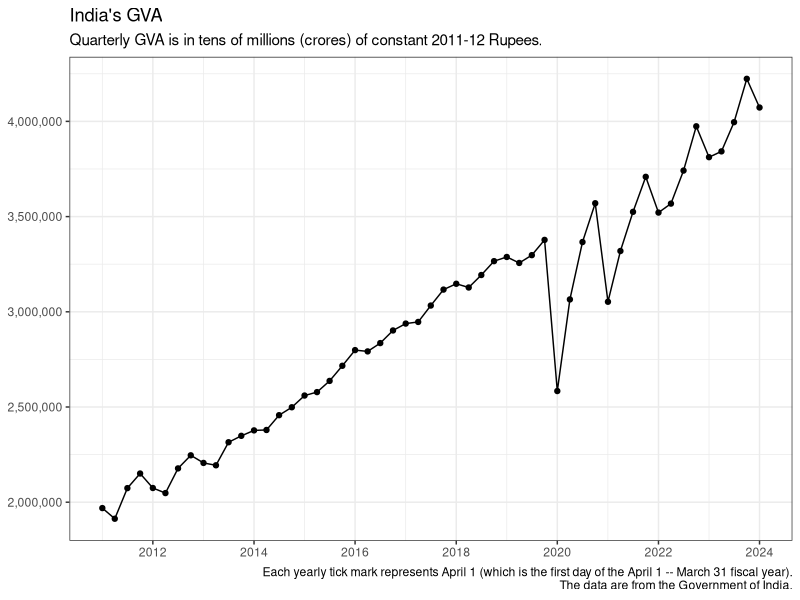
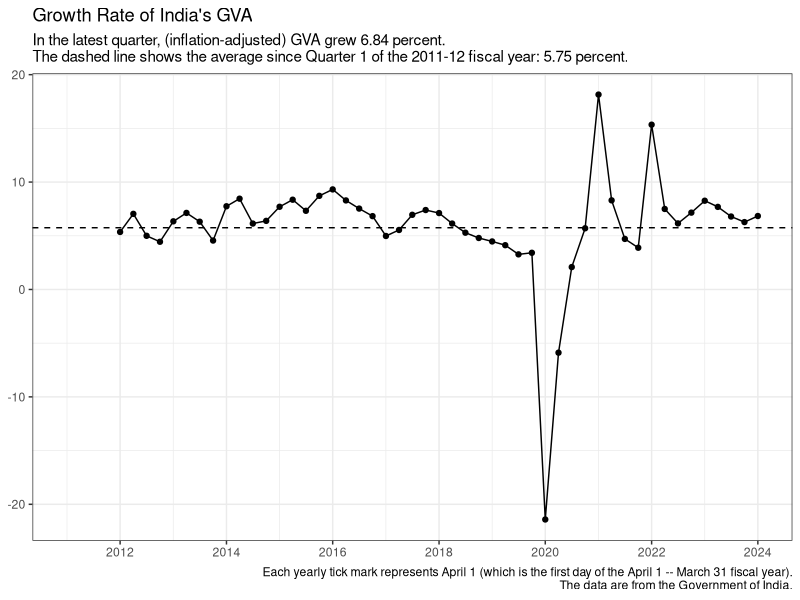
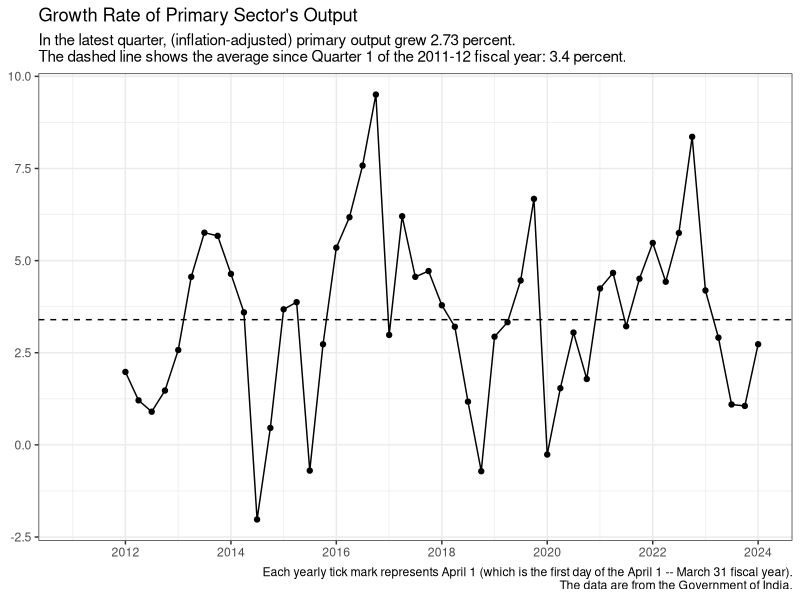
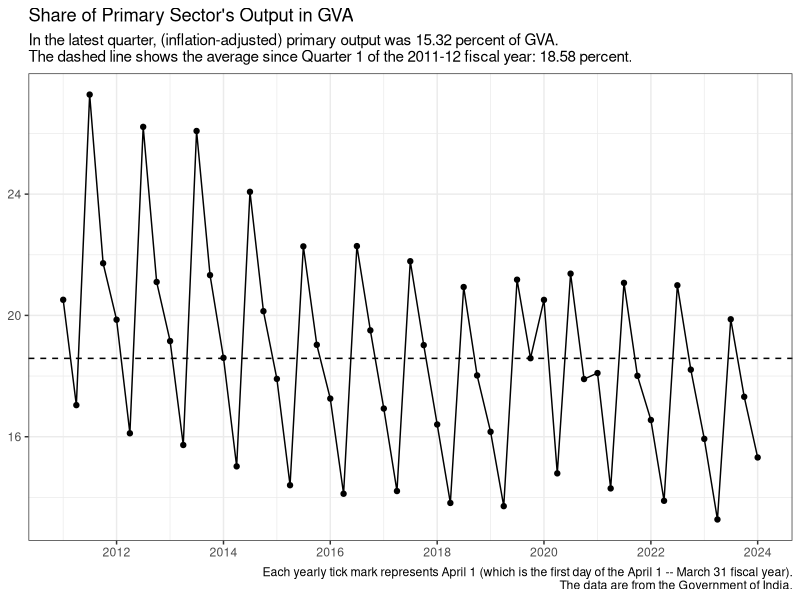
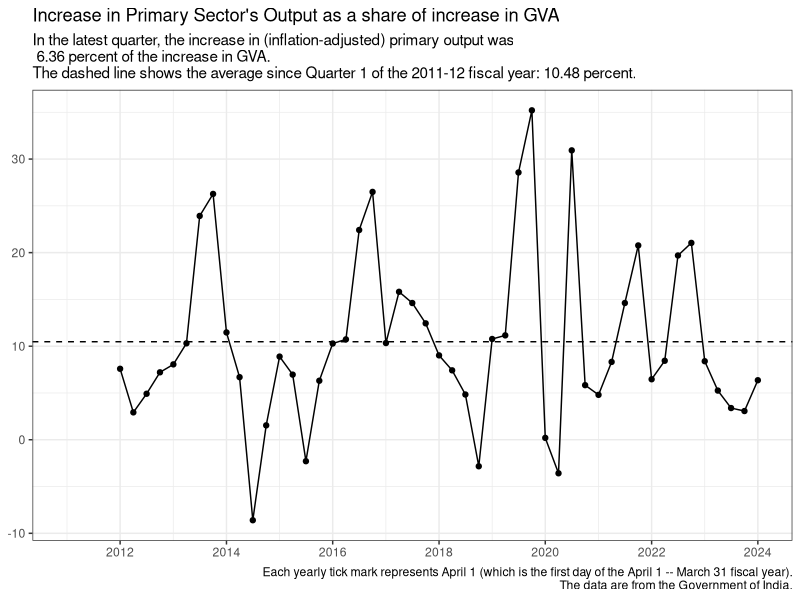
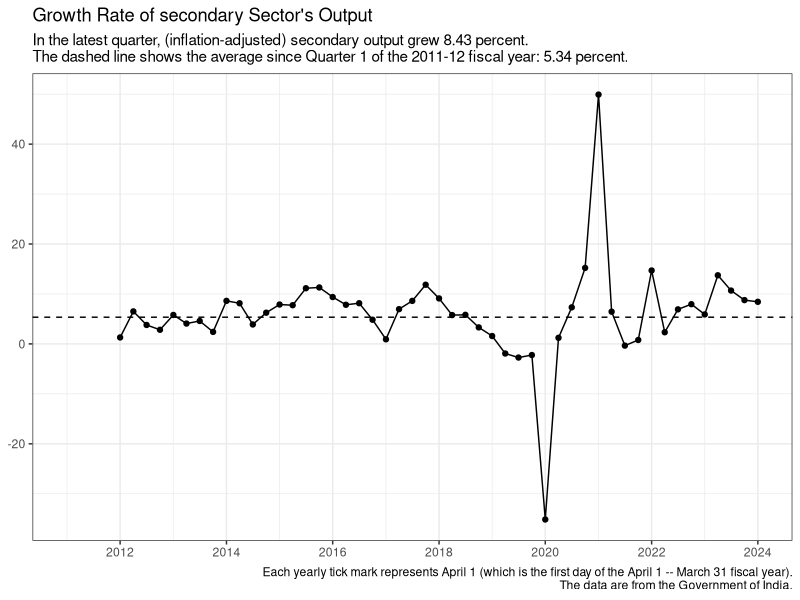
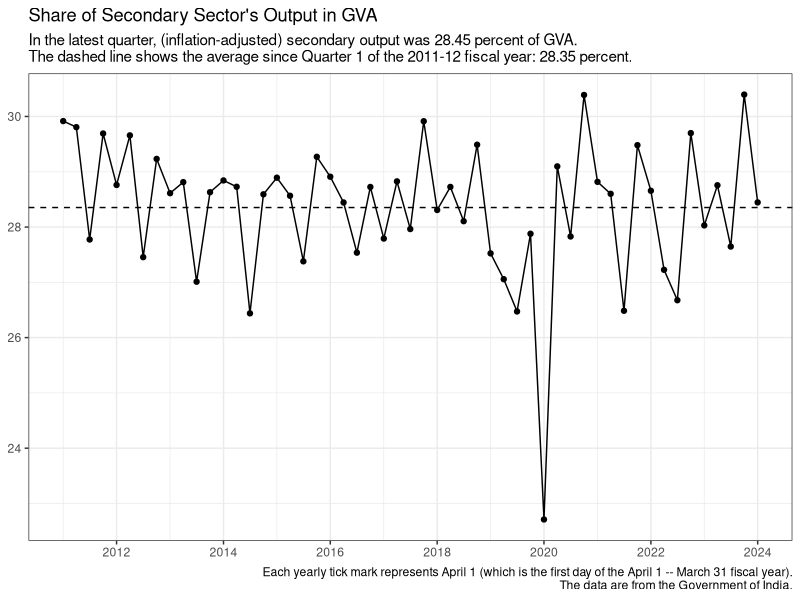
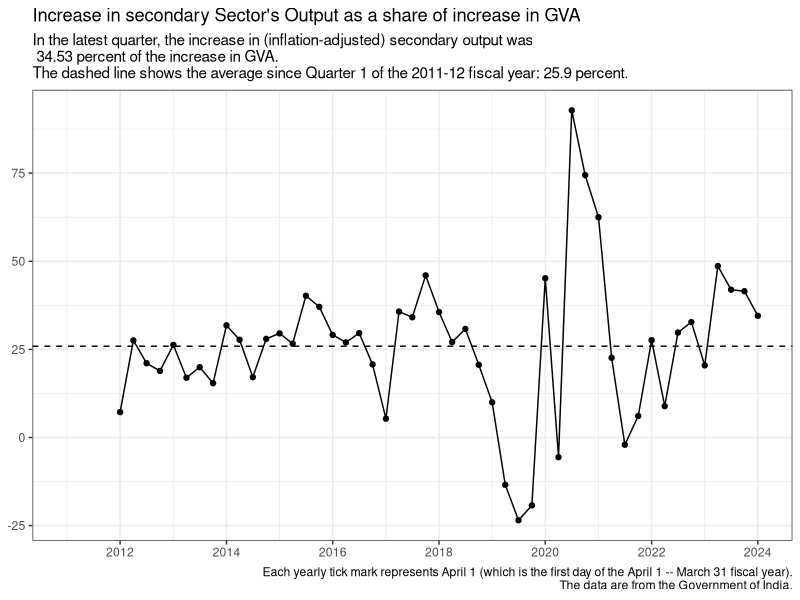

Recreate these plots in R, in order.
## ---- chunk 1
knitr::opts_chunk$set(echo = TRUE)
## ---- chunk 2
#| echo: FALSE
#| message: FALSE
#| warning: FALSE

library(tidyverse)
library(readxl)
library(lubridate)
# library(plotly)

quarterly <- read_xlsx(
  path = "india-gdp.xlsx",
  sheet = "Components_Q_2011_12_prices",
  col_names = TRUE
) |>
  mutate(Date = as.Date(paste0(as.numeric(substr(Year, start = 1, stop = 4)), "-", case_when(Quarter == 1 ~ "01",
                           Quarter == 2 ~ "04",
                           Quarter == 3 ~ "07",
                           Quarter == 4 ~ "10"), "-01"))) |>
  relocate(Date) |>
  select(c(Date:GVA_at_basic_price))


share <- function(x) {
  100*x/quarterly$GVA_at_basic_price
}

share_incr <- function(x){
  100*(x - lag(x, 4))/(quarterly$GVA_at_basic_price - lag(quarterly$GVA_at_basic_price, 4))
}

growth <- function(x){
  100*(x - lag(x, 4))/lag(x, 4)
}

quarterly_gva <- quarterly |>
  mutate(ag_share = share(agriculture_forestry_fishing),
         mining_share = share(mining_quarrying),
         primary_share = share(Primary),
         secondary_share = share(Secondary),
         tertiary_share = share(Tertiary),
         manuf_share = share(manufacturing),
         elec_share = share(electricity_gas_water_supply_other_utility_services),
         construc_share = share(construction),
         trade_share = share(trade_hotels_transport_communication_broadcasting),
         fin_share = share(financial_real_estate_professional_services),
         pub_share = share(public_administration_defence_and_other_services),
         Total1_share = primary_share + secondary_share + tertiary_share,
         ag_share_incr = share_incr(agriculture_forestry_fishing),
         mining_share_incr = share_incr(mining_quarrying),
         primary_share_incr = share_incr(Primary),
         secondary_share_incr = share_incr(Secondary),
         tertiary_share_incr = share_incr(Tertiary),
         manuf_share_incr = share_incr(manufacturing),
         elec_share_incr = share_incr(electricity_gas_water_supply_other_utility_services),
         construc_share_incr = share_incr(construction),
         trade_share_incr = share_incr(trade_hotels_transport_communication_broadcasting),
         fin_share_incr = share_incr(financial_real_estate_professional_services),
         pub_share_incr = share_incr(public_administration_defence_and_other_services),
         Total1_share_incr = primary_share_incr + secondary_share_incr + tertiary_share_incr,
         gva_growth = growth(GVA_at_basic_price),
         ag_growth = growth(agriculture_forestry_fishing),
         mining_growth = growth(mining_quarrying),
         primary_growth = growth(Primary),
         secondary_growth = growth(Secondary),
         tertiary_growth = growth(Tertiary),
         manuf_growth = growth(manufacturing),
         elec_growth = growth(electricity_gas_water_supply_other_utility_services),
         construc_growth = growth(construction),
         trade_growth = growth(trade_hotels_transport_communication_broadcasting),
         fin_growth = growth(financial_real_estate_professional_services),
         pub_growth = growth(public_administration_defence_and_other_services))

## Average annual growth over data period

date.begin <- quarterly_gva$Date[year(quarterly_gva$Date) == year(min(quarterly_gva$Date)) & quarter(quarterly_gva$Date) == quarter(max(quarterly_gva$Date))]
date.end <- max(quarterly_gva$Date)

growth_mean <- function(x){
  (((x[quarterly_gva$Date == date.end]/x[quarterly_gva$Date == date.begin])^(1/(year(date.end) - year(date.begin)))) - 1)*100
}

gva_growth_mean <- growth_mean(quarterly_gva$GVA_at_basic_price)
ag_growth_mean <- growth_mean(quarterly_gva$agriculture_forestry_fishing)
mining_growth_mean <- growth_mean(quarterly_gva$mining_quarrying)
primary_growth_mean <- growth_mean(quarterly_gva$Primary)
secondary_growth_mean <- growth_mean(quarterly_gva$Secondary)
tertiary_growth_mean <- growth_mean(quarterly_gva$Tertiary)
manuf_growth_mean <- growth_mean(quarterly_gva$manufacturing)
elec_growth_mean <- growth_mean(quarterly_gva$electricity_gas_water_supply_other_utility_services)
construc_growth_mean <- growth_mean(quarterly_gva$construction)
trade_growth_mean <- growth_mean(quarterly_gva$trade_hotels_transport_communication_broadcasting)
fin_growth_mean <- growth_mean(quarterly_gva$financial_real_estate_professional_services)
pub_growth_mean <- growth_mean(quarterly_gva$public_administration_defence_and_other_services)
# tax_growth_mean <- growth_mean(quarterly_gva$Net_Taxes)

## ---- chunk 3
#| echo: FALSE
#| message: FALSE
#| warning: FALSE

options(scipen = 999)
library(scales)

graphit <- function(var, title, subtitle){
  ggplot(data = quarterly_gva, mapping = aes(x = Date)) +
  geom_line(mapping = aes(y = var)) +
  geom_point(mapping = aes(y = var)) +
  labs (x = NULL, y = NULL, 
        title = title,
        subtitle = subtitle,
        caption = "Each yearly tick mark represents April 1 (which is the first day of the April 1 -- March 31 fiscal year).\nThe data are from the Government of India.") +
  theme_bw() + 
  scale_y_continuous(labels = scales::comma) +
  scale_x_date(labels = date_format("%Y"), date_breaks = "2 years")
}

GVA_chart <- graphit(var = quarterly_gva$GVA_at_basic_price, title = "India's GVA", subtitle = "Quarterly GVA is in tens of millions (crores) of constant 2011-12 Rupees.")

GVA_chart

## ---- chunk 4
#| echo: FALSE
#| message: FALSE
#| warning: FALSE

subtitle_growth <- function(index_name, index, index_mean){
	paste("In the latest quarter,", index_name, "grew", round(index[quarterly_gva$Date==max(quarterly_gva$Date)],2), "percent. \nThe dashed line shows the average since Quarter", min(quarterly_gva$Quarter[quarterly_gva$Date==min(quarterly_gva$Date)]), "of the",  min(quarterly_gva$Year), "fiscal year:", round(index_mean,2), "percent.")
}

subtitle_share <- function(index_name, index, index_mean){
	paste("In the latest quarter,", index_name, "was", round(index[quarterly_gva$Date==max(quarterly_gva$Date)],2), "percent of GVA. \nThe dashed line shows the average since Quarter", min(quarterly_gva$Quarter[quarterly_gva$Date==min(quarterly_gva$Date)]), "of the",  min(quarterly_gva$Year), "fiscal year:", round(index_mean,2), "percent.")
}

subtitle_share_incr <- function(index_name, index, index_mean){
	paste("In the latest quarter, the increase in", index_name, "was\n", round(index[quarterly_gva$Date==max(quarterly_gva$Date)],2), "percent of the increase in GVA. \nThe dashed line shows the average since Quarter", min(quarterly_gva$Quarter[quarterly_gva$Date==min(quarterly_gva$Date)]), "of the",  min(quarterly_gva$Year), "fiscal year:", round(index_mean,2), "percent.")
}


graphit2 <- function(index, title, subtitle, index_mean){
  ggplot(data = quarterly_gva, mapping = aes(x = Date)) +
  geom_line(mapping = aes(y = index)) +
  geom_point(mapping = aes(y = index))  +
  geom_hline(aes(yintercept = index_mean), linetype = "dashed") +
  labs (x = NULL, y = NULL, 
        title = title,
        subtitle = subtitle,
        caption = "Each yearly tick mark represents April 1 (which is the first day of the April 1 -- March 31 fiscal year).\nThe data are from the Government of India.") +
  theme_bw() + 
  scale_y_continuous(labels = scales::comma) +
  scale_x_date(labels = date_format("%Y"), date_breaks = "2 years")
}

mysubtitle <- subtitle_growth("(inflation-adjusted) GVA", quarterly_gva$gva_growth, gva_growth_mean)

gva_growth_chart <- graphit2(index = quarterly_gva$gva_growth, index_mean = gva_growth_mean, title = "Growth Rate of India's GVA", subtitle = mysubtitle)

gva_growth_chart

## ---- chunk 5
#| echo: FALSE
#| message: FALSE
#| warning: FALSE

mysubtitle <- subtitle_growth("(inflation-adjusted) primary output", quarterly_gva$primary_growth, primary_growth_mean)

graphit2(index = quarterly_gva$primary_growth, index_mean = primary_growth_mean, title = "Growth Rate of Primary Sector's Output", subtitle = mysubtitle)

mysubtitle <- subtitle_share("(inflation-adjusted) primary output", quarterly_gva$primary_share, mean(quarterly_gva$primary_share, na.rm = TRUE))

graphit2(index = quarterly_gva$primary_share, index_mean = mean(quarterly_gva$primary_share, na.rm = TRUE), title = "Share of Primary Sector's Output in GVA", subtitle = mysubtitle)


## ---- chunk 6
#| echo: FALSE
#| message: FALSE
#| warning: FALSE

mysubtitle <- subtitle_share_incr("(inflation-adjusted) primary output", quarterly_gva$primary_share_incr, mean(quarterly_gva$primary_share_incr, na.rm = TRUE))
 
graphit2(index = quarterly_gva$primary_share_incr, index_mean = mean(quarterly_gva$primary_share_incr, na.rm = TRUE), title = "Increase in Primary Sector's Output as a share of increase in GVA", subtitle = mysubtitle)
## ---- chunk 7
#| echo: FALSE
#| message: FALSE
#| warning: FALSE

mysubtitle <- subtitle_growth("(inflation-adjusted) secondary output", quarterly_gva$secondary_growth, secondary_growth_mean)

graphit2(index = quarterly_gva$secondary_growth, index_mean = secondary_growth_mean, title = "Growth Rate of secondary Sector's Output", subtitle = mysubtitle)

mysubtitle <- subtitle_share("(inflation-adjusted) secondary output", quarterly_gva$secondary_share, mean(quarterly_gva$secondary_share, na.rm = TRUE))

graphit2(index = quarterly_gva$secondary_share, index_mean = mean(quarterly_gva$secondary_share, na.rm = TRUE), title = "Share of Secondary Sector's Output in GVA", subtitle = mysubtitle)
## ---- chunk 8
#| echo: FALSE
#| message: FALSE
#| warning: FALSE

mysubtitle <- subtitle_share_incr("(inflation-adjusted) secondary output", quarterly_gva$secondary_share_incr, mean(quarterly_gva$secondary_share_incr, na.rm = TRUE))
 
graphit2(index = quarterly_gva$secondary_share_incr, index_mean = mean(quarterly_gva$secondary_share_incr, na.rm = TRUE), title = "Increase in secondary Sector's Output as a share of increase in GVA", subtitle = mysubtitle)


## ---- chunk 9
#| echo: FALSE
#| message: FALSE
#| warning: FALSE

mysubtitle <- subtitle_growth("(inflation-adjusted) tertiary output", quarterly_gva$tertiary_growth, tertiary_growth_mean)

graphit2(index = quarterly_gva$tertiary_growth, index_mean = tertiary_growth_mean, title = "Growth Rate of tertiary Sector's Output", subtitle = mysubtitle)

mysubtitle <- subtitle_share("(inflation-adjusted) tertiary output", quarterly_gva$tertiary_share, mean(quarterly_gva$tertiary_share, na.rm = TRUE))

graphit2(index = quarterly_gva$tertiary_share, index_mean = mean(quarterly_gva$tertiary_share, na.rm = TRUE), title = "Share of tertiary Sector's Output in GVA", subtitle = mysubtitle)


## ---- chunk 10
#| echo: FALSE
#| message: FALSE
#| warning: FALSE

mysubtitle <- subtitle_share_incr("(inflation-adjusted) tertiary output", quarterly_gva$tertiary_share_incr, mean(quarterly_gva$tertiary_share_incr, na.rm = TRUE))
 
graphit2(index = quarterly_gva$tertiary_share_incr, index_mean = mean(quarterly_gva$tertiary_share_incr, na.rm = TRUE), title = "Increase in tertiary Sector's Output as a share of increase in GVA", subtitle = mysubtitle)

## ---- chunk 11
#| echo: FALSE
#| message: FALSE
#| warning: FALSE

mysubtitle <- subtitle_growth("(inflation-adjusted) output: Agriculture, Forestry and Fishing", quarterly_gva$ag_growth, ag_growth_mean)

graphit2(index = quarterly_gva$ag_growth, index_mean = ag_growth_mean, title = "Growth Rate of Output: Agriculture, Forestry and Fishing", subtitle = mysubtitle)

mysubtitle <- subtitle_share("(inflation-adjusted) output: Agriculture, Forestry and Fishing", quarterly_gva$ag_share, mean(quarterly_gva$ag_share, na.rm = TRUE))

graphit2(index = quarterly_gva$ag_share, index_mean = mean(quarterly_gva$ag_share, na.rm = TRUE), title = "Share of Sector's Output in GVA: Agriculture, Forestry and Fishing", subtitle = mysubtitle)


## ---- chunk 12
#| echo: FALSE
#| message: FALSE
#| warning: FALSE

mysubtitle <- subtitle_share_incr("(inflation-adjusted) output: Agriculture, Forestry and Fishing", quarterly_gva$ag_share_incr, mean(quarterly_gva$ag_share_incr, na.rm = TRUE))
 
graphit2(index = quarterly_gva$ag_share_incr, index_mean = mean(quarterly_gva$ag_share_incr, na.rm = TRUE), title = "Increase in Sector's Output as a share of increase in GVA: Agriculture, Forestry and Fishing", subtitle = mysubtitle)

## ---- chunk 13
#| echo: FALSE
#| message: FALSE
#| warning: FALSE

mysubtitle <- subtitle_growth("(inflation-adjusted) output in Mining and Quarrying", quarterly_gva$mining_growth, mining_growth_mean)

graphit2(index = quarterly_gva$mining_growth, index_mean = mining_growth_mean, title = "Growth Rate of Output in Mining and Quarrying", subtitle = mysubtitle)

mysubtitle <- subtitle_share("(inflation-adjusted) output in Mining and Quarrying", quarterly_gva$mining_share, mean(quarterly_gva$mining_share, na.rm = TRUE))

graphit2(index = quarterly_gva$mining_share, index_mean = mean(quarterly_gva$mining_share, na.rm = TRUE), title = "Share of Mining and Quarrying Output in GVA", subtitle = mysubtitle)

## ---- chunk 14
#| echo: FALSE
#| message: FALSE
#| warning: FALSE

mysubtitle <- subtitle_share_incr("(inflation-adjusted) output in Mining and Quarrying", quarterly_gva$mining_share_incr, mean(quarterly_gva$mining_share_incr, na.rm = TRUE))
 
graphit2(index = quarterly_gva$mining_share_incr, index_mean = mean(quarterly_gva$mining_share_incr, na.rm = TRUE), title = "Increase in Mining and Quarrying Output as a share of increase in GVA", subtitle = mysubtitle)

## ---- chunk 15
#| echo: FALSE
#| message: FALSE
#| warning: FALSE

mysubtitle <- subtitle_growth("(inflation-adjusted) output: Manufacturing", quarterly_gva$manuf_growth, manuf_growth_mean)

graphit2(index = quarterly_gva$manuf_growth, index_mean = manuf_growth_mean, title = "Growth Rate of Output: Manufacturing", subtitle = mysubtitle)

mysubtitle <- subtitle_share("(inflation-adjusted) output: Manufacturing", quarterly_gva$manuf_share, mean(quarterly_gva$manuf_share, na.rm = TRUE))

graphit2(index = quarterly_gva$manuf_share, index_mean = mean(quarterly_gva$manuf_share, na.rm = TRUE), title = "Share of Output in GVA: Manufacturing", subtitle = mysubtitle)

## ---- chunk 16
#| echo: FALSE
#| message: FALSE
#| warning: FALSE

mysubtitle <- subtitle_share_incr("(inflation-adjusted) output: Manufacturing", quarterly_gva$manuf_share_incr, mean(quarterly_gva$manuf_share_incr, na.rm = TRUE))
 
graphit2(index = quarterly_gva$manuf_share_incr, index_mean = mean(quarterly_gva$manuf_share_incr, na.rm = TRUE), title = "Increase in Manufacturing Output as a share of increase in GVA", subtitle = mysubtitle)

## ---- chunk 17
#| echo: FALSE
#| message: FALSE
#| warning: FALSE

mysubtitle <- subtitle_growth("(inflation-adjusted) output: Utility Services", quarterly_gva$elec_growth, elec_growth_mean)

graphit2(index = quarterly_gva$elec_growth, index_mean = elec_growth_mean, title = "Growth Rate of Output: Utility Services", subtitle = mysubtitle)

mysubtitle <- subtitle_share("(inflation-adjusted) output: Utility Services", quarterly_gva$elec_share, mean(quarterly_gva$elec_share, na.rm = TRUE))

graphit2(index = quarterly_gva$elec_share, index_mean = mean(quarterly_gva$elec_share, na.rm = TRUE), title = "Share of Output in GVA: Utility Services", subtitle = mysubtitle)

## ---- chunk 18
#| echo: FALSE
#| message: FALSE
#| warning: FALSE

mysubtitle <- subtitle_share_incr("(inflation-adjusted) output: Utility Services", quarterly_gva$elec_share_incr, mean(quarterly_gva$elec_share_incr, na.rm = TRUE))
 
graphit2(index = quarterly_gva$elec_share_incr, index_mean = mean(quarterly_gva$elec_share_incr, na.rm = TRUE), title = "Increase in sector's Output as a share of increase in GVA: Utility Services", subtitle = mysubtitle)

## ---- chunk 19
#| echo: FALSE
#| message: FALSE
#| warning: FALSE

mysubtitle <- subtitle_growth("(inflation-adjusted) output: Construction", quarterly_gva$construc_growth, construc_growth_mean)

graphit2(index = quarterly_gva$construc_growth, index_mean = construc_growth_mean, title = "Growth Rate of Output: Construction", subtitle = mysubtitle)

mysubtitle <- subtitle_share("(inflation-adjusted) output: Construction", quarterly_gva$construc_share, mean(quarterly_gva$construc_share, na.rm = TRUE))

graphit2(index = quarterly_gva$construc_share, index_mean = mean(quarterly_gva$construc_share, na.rm = TRUE), title = "Share of Output in GVA: Construction", subtitle = mysubtitle)

## ---- chunk 20
#| echo: FALSE
#| message: FALSE
#| warning: FALSE

mysubtitle <- subtitle_share_incr("(inflation-adjusted) output: Construction", quarterly_gva$construc_share_incr, mean(quarterly_gva$construc_share_incr, na.rm = TRUE))
 
graphit2(index = quarterly_gva$construc_share_incr, index_mean = mean(quarterly_gva$construc_share_incr, na.rm = TRUE), title = "Increase in sector's Output as a share of increase in GVA: Construction", subtitle = mysubtitle)

## ---- chunk 21
#| echo: FALSE
#| message: FALSE
#| warning: FALSE

mysubtitle <- subtitle_growth("(inflation-adjusted) output: Trade, etc.", quarterly_gva$trade_growth, trade_growth_mean)

graphit2(index = quarterly_gva$trade_growth, index_mean = trade_growth_mean, title = "Growth Rate of Output: Trade, etc.", subtitle = mysubtitle)

mysubtitle <- subtitle_share("(inflation-adjusted) output: Trade, etc.", quarterly_gva$trade_share, mean(quarterly_gva$trade_share, na.rm = TRUE))

graphit2(index = quarterly_gva$trade_share, index_mean = mean(quarterly_gva$trade_share, na.rm = TRUE), title = "Share of Output in GVA: Trade, etc.", subtitle = mysubtitle)

## ---- chunk 22
#| echo: FALSE
#| message: FALSE
#| warning: FALSE

mysubtitle <- subtitle_share_incr("(inflation-adjusted) output: Trade, etc.", quarterly_gva$trade_share_incr, mean(quarterly_gva$trade_share_incr, na.rm = TRUE))
 
graphit2(index = quarterly_gva$trade_share_incr, index_mean = mean(quarterly_gva$trade_share_incr, na.rm = TRUE), title = "Increase in sector's Output as a share of increase in GVA: Trade, etc.", subtitle = mysubtitle)

## ---- chunk 23
#| echo: FALSE
#| message: FALSE
#| warning: FALSE

mysubtitle <- subtitle_growth("(inflation-adjusted) output: Financial, etc.", quarterly_gva$fin_growth, fin_growth_mean)

graphit2(index = quarterly_gva$fin_growth, index_mean = fin_growth_mean, title = "Growth Rate of Output: Financial, etc.", subtitle = mysubtitle)

mysubtitle <- subtitle_share("(inflation-adjusted) output: Financial, etc.", quarterly_gva$fin_share, mean(quarterly_gva$fin_share, na.rm = TRUE))

graphit2(index = quarterly_gva$fin_share, index_mean = mean(quarterly_gva$fin_share, na.rm = TRUE), title = "Share of Output in GVA: Financial, etc.", subtitle = mysubtitle)

## ---- chunk 24
#| echo: FALSE
#| message: FALSE
#| warning: FALSE

mysubtitle <- subtitle_share_incr("(inflation-adjusted) output: Financial, etc.", quarterly_gva$fin_share_incr, mean(quarterly_gva$fin_share_incr, na.rm = TRUE))
 
graphit2(index = quarterly_gva$fin_share_incr, index_mean = mean(quarterly_gva$fin_share_incr, na.rm = TRUE), title = "Increase in sector's Output as a share of increase in GVA: Financial, etc.", subtitle = mysubtitle)

## ---- chunk 25
#| echo: FALSE
#| message: FALSE
#| warning: FALSE

mysubtitle <- subtitle_growth("(inflation-adjusted) output: Government Services", quarterly_gva$pub_growth, pub_growth_mean)

graphit2(index = quarterly_gva$pub_growth, index_mean = pub_growth_mean, title = "Growth Rate of Output: Government Services", subtitle = mysubtitle)

mysubtitle <- subtitle_share("(inflation-adjusted) output: Government Services", quarterly_gva$pub_share, mean(quarterly_gva$pub_share, na.rm = TRUE))

graphit2(index = quarterly_gva$pub_share, index_mean = mean(quarterly_gva$pub_share, na.rm = TRUE), title = "Share of Output in GVA: Government Services", subtitle = mysubtitle)

## ---- chunk 26
#| echo: FALSE
#| message: FALSE
#| warning: FALSE

mysubtitle <- subtitle_share_incr("(inflation-adjusted) output: Government Services", quarterly_gva$pub_share_incr, mean(quarterly_gva$pub_share_incr, na.rm = TRUE))
 
graphit2(index = quarterly_gva$pub_share_incr, index_mean = mean(quarterly_gva$pub_share_incr, na.rm = TRUE), title = "Increase in sector's Output as a share of increase in GVA: Government Services", subtitle = mysubtitle)

